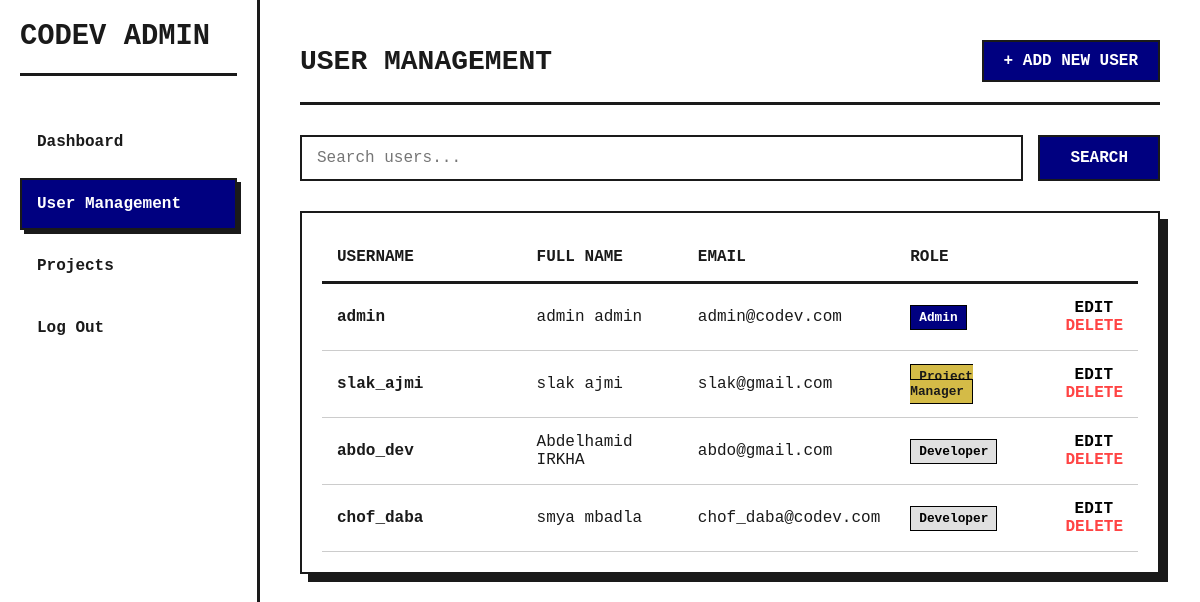
The app's page /admin_dash.php?page=users (signed in), older data.
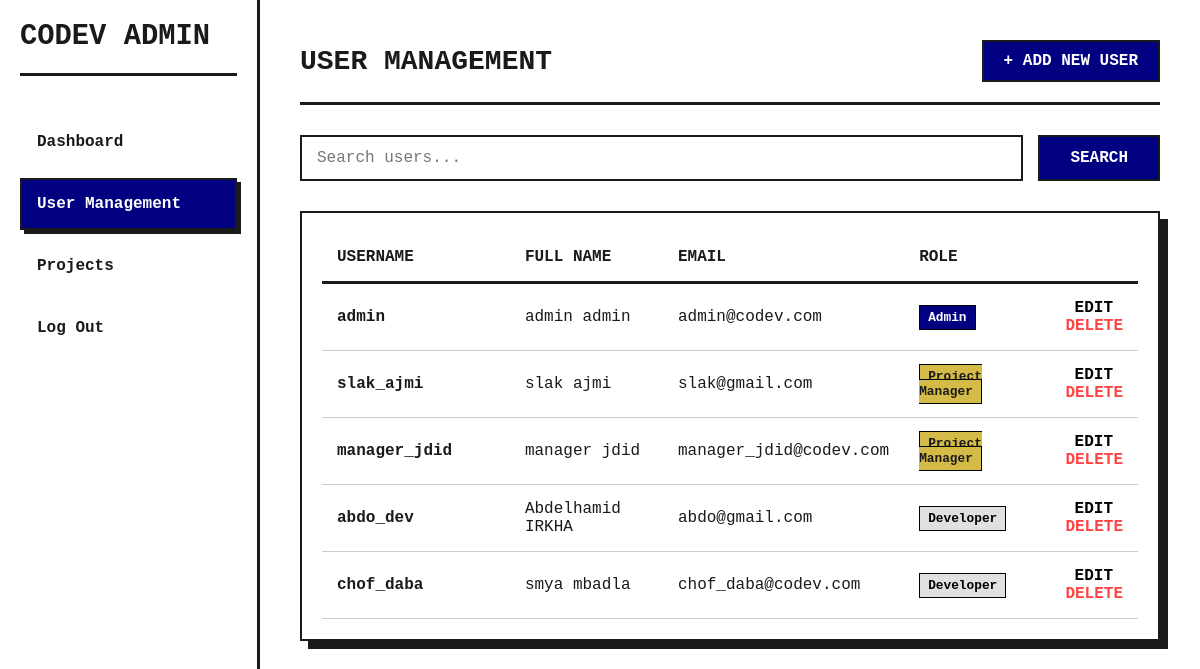
The same page, newer data.
### tables this page shows
CREATE TABLE Users (
    user_id INTEGER PRIMARY KEY AUTOINCREMENT,
    first_name TEXT NOT NULL,
    last_name TEXT NOT NULL,
    username TEXT NOT NULL UNIQUE,
    email TEXT NOT NULL UNIQUE,
    password_hash TEXT NOT NULL,
    role TEXT CHECK(role IN ('Admin', 'Project Manager', 'Developer')) NOT NULL
);

### Includes/functions.php (called while the page is built, shortened)
<?php
    function get_db_connection(){
        $pdo = new PDO('sqlite:codev.db');
        return $pdo;
    }
    function get_users($search = null) {
    $pdo = get_db_connection();
        $sql = "SELECT * FROM users
        order by
        case
        when role = 'Admin' then 0
        when role = 'Project Manager' then 1
        when role = 'Developer' then 2
        else 99 end asc";
        $stmt = $pdo->prepare($sql);
        $stmt->execute();
    return $stmt->fetchAll(PDO::FETCH_ASSOC);
}
?>

### admin_tabs/users.php (the view, shortened to what this page needs)
<?php
    require_once "Includes/functions.php";
    $search = isset($_GET['search']) ? $_GET['search'] : null;
    $users = get_users($search);
?>
<div class="page-header" style="display: flex; justify-content: space-between; align-items: center; margin-bottom: 30px; border-bottom: 3px solid var(--primary); padding-bottom: 20px;">
    <h1 style="margin: 0; text-align: left;">USER MANAGEMENT</h1>
    <a href="?page=users&action=add_user" class="btn" style="width: auto; padding: 10px 20px; margin: 0;">
        + ADD NEW USER
    </a>
</div>
<div class="toolbar" style="margin-bottom: 30px;">
    <form method="GET" action="admin_dash.php" style="display: flex; gap: 15px;">
        <div style="flex-grow: 1;">
            <input type="text"
                   name="search"
                   placeholder="Search users..."
                   value="<?= htmlspecialchars($search) ?>"
                   style="margin: 0;">
        </div>
        <button type="submit" style="width: auto; margin: 0; padding: 0 30px;">
            SEARCH
        </button>
    </form>
</div>
<div class="table-container">
    <table>
        <thead>
            <tr>
                <th style="width: 25%;">Username</th>
                <th style="width: 20%;">Full Name</th>
                <th style="width: 25%;">Email</th>
                <th style="width: 15%;">Role</th>
                <th style="width: 15%; text-align: right;"></th>
            </tr>
        </thead>
        <tbody>
            <?php foreach ($users as $user): ?>
            <tr>
                <td><strong><?= htmlspecialchars($user['username']) ?></strong></td>
                <td><?= htmlspecialchars($user['first_name'] . ' ' . $user['last_name']) ?></td>
                <td><?= htmlspecialchars($user['email']) ?></td>
                <td>
                    <?php
                        $badgeClass = 'badge-dev';
                        if ($user['role'] === 'Admin') $badgeClass = 'badge-admin';
                        if ($user['role'] === 'Project Manager') $badgeClass = 'badge-pm';
                        ?>
                    <span class="badge <?= $badgeClass ?>"
                          style="padding: 4px 8px; border: 1px solid #000; font-size: 0.8rem; font-weight: bold;">
                        <?= htmlspecialchars($user['role']) ?>
                    </span>
                </td>
                <td style="text-align: right;">
                    <a href="?page=users&action=edit_user&id=<?= $user['user_id'] ?>"
                       style="text-decoration: none; color: #000; font-weight: bold; margin-right: 10px;">
                       EDIT
                    </a>
                    <a href="?page=delete_user&id=<?= $user['user_id'] ?>"
                       style="text-decoration: none; color: #ff4444; font-weight: bold;"
                       onclick="return confirm('Are you sure you want to delete this user?');">
                       DELETE
                    </a>
                </td>
            </tr>
            <?php endforeach; ?>
        </tbody>
    </table>
</div>

Row changes from the older to the newer data that the page shows:
added users: username "manager_jdid", first_name+last_name "manager jdid", email "manager_jdid@codev.com", role "Project Manager"
